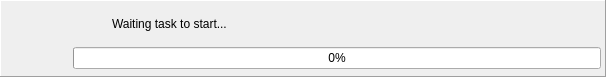
<?xml version="1.0" encoding="UTF-8"?>
<ui version="4.0">
 <class>TaskProgressWidget</class>
 <widget class="QDialog" name="TaskProgressWidget">
  <property name="windowModality">
   <enum>Qt::WindowModal</enum>
  </property>
  <property name="geometry">
   <rect>
    <x>0</x>
    <y>0</y>
    <width>606</width>
    <height>77</height>
   </rect>
  </property>
  <property name="minimumSize">
   <size>
    <width>550</width>
    <height>77</height>
   </size>
  </property>
  <property name="maximumSize">
   <size>
    <width>16777215</width>
    <height>77</height>
   </size>
  </property>
  <property name="windowTitle">
   <string>Executing tasks</string>
  </property>
  <property name="windowIcon">
   <iconset resource="../res/resources.qrc">
    <normaloff>:/icones/icones/pgsqlModeler48x48.png</normaloff>:/icones/icones/pgsqlModeler48x48.png</iconset>
  </property>
  <layout class="QGridLayout" name="gridLayout_2">
   <property name="margin">
    <number>0</number>
   </property>
   <property name="spacing">
    <number>0</number>
   </property>
   <item row="0" column="0">
    <widget class="QFrame" name="frame">
     <property name="frameShape">
      <enum>QFrame::Panel</enum>
     </property>
     <property name="frameShadow">
      <enum>QFrame::Raised</enum>
     </property>
     <layout class="QHBoxLayout" name="horizontalLayout">
      <property name="spacing">
       <number>4</number>
      </property>
      <property name="margin">
       <number>4</number>
      </property>
      <item>
       <widget class="QLabel" name="label">
        <property name="sizePolicy">
         <sizepolicy hsizetype="Fixed" vsizetype="Fixed">
          <horstretch>0</horstretch>
          <verstretch>0</verstretch>
         </sizepolicy>
        </property>
        <property name="minimumSize">
         <size>
          <width>64</width>
          <height>64</height>
         </size>
        </property>
        <property name="maximumSize">
         <size>
          <width>64</width>
          <height>64</height>
         </size>
        </property>
        <property name="text">
         <string/>
        </property>
        <property name="textFormat">
         <enum>Qt::PlainText</enum>
        </property>
        <property name="pixmap">
         <pixmap resource="../res/resources.qrc">:/imagens/imagens/pgmodeler_logo.png</pixmap>
        </property>
        <property name="scaledContents">
         <bool>true</bool>
        </property>
        <property name="alignment">
         <set>Qt::AlignCenter</set>
        </property>
       </widget>
      </item>
      <item>
       <layout class="QGridLayout" name="gridLayout">
        <item row="0" column="1" colspan="3">
         <widget class="QLabel" name="text_lbl">
          <property name="sizePolicy">
           <sizepolicy hsizetype="Expanding" vsizetype="Preferred">
            <horstretch>0</horstretch>
            <verstretch>0</verstretch>
           </sizepolicy>
          </property>
          <property name="font">
           <font>
            <italic>false</italic>
           </font>
          </property>
          <property name="text">
           <string>Waiting task to start...</string>
          </property>
         </widget>
        </item>
        <item row="1" column="0" colspan="4">
         <widget class="QProgressBar" name="progress_pb">
          <property name="value">
           <number>0</number>
          </property>
          <property name="alignment">
           <set>Qt::AlignCenter</set>
          </property>
          <property name="invertedAppearance">
           <bool>false</bool>
          </property>
          <property name="format">
           <string notr="true">%p%</string>
          </property>
         </widget>
        </item>
        <item row="0" column="0">
         <widget class="QLabel" name="icon_lbl">
          <property name="sizePolicy">
           <sizepolicy hsizetype="Fixed" vsizetype="Fixed">
            <horstretch>0</horstretch>
            <verstretch>0</verstretch>
           </sizepolicy>
          </property>
          <property name="minimumSize">
           <size>
            <width>35</width>
            <height>32</height>
           </size>
          </property>
          <property name="maximumSize">
           <size>
            <width>35</width>
            <height>32</height>
           </size>
          </property>
          <property name="text">
           <string/>
          </property>
          <property name="alignment">
           <set>Qt::AlignCenter</set>
          </property>
          <property name="margin">
           <number>0</number>
          </property>
         </widget>
        </item>
       </layout>
      </item>
     </layout>
    </widget>
   </item>
  </layout>
 </widget>
 <resources>
  <include location="../res/resources.qrc"/>
 </resources>
 <connections/>
</ui>
